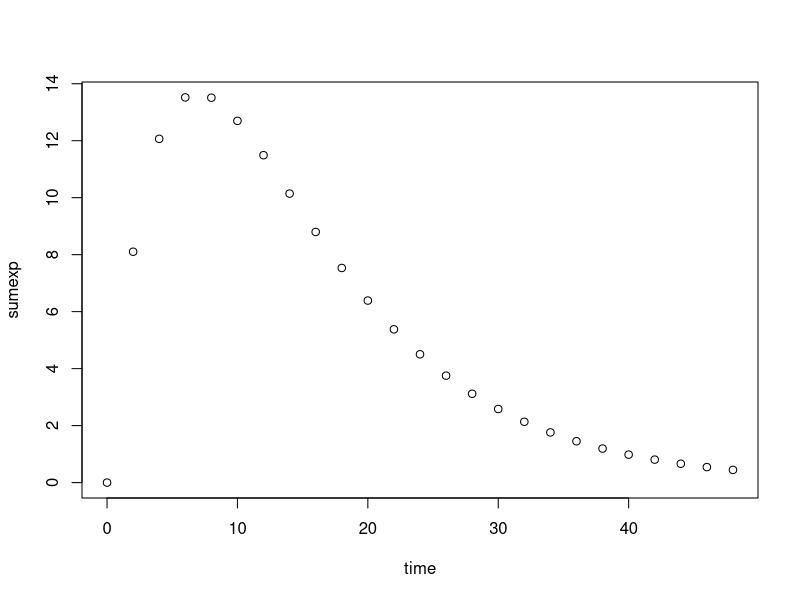
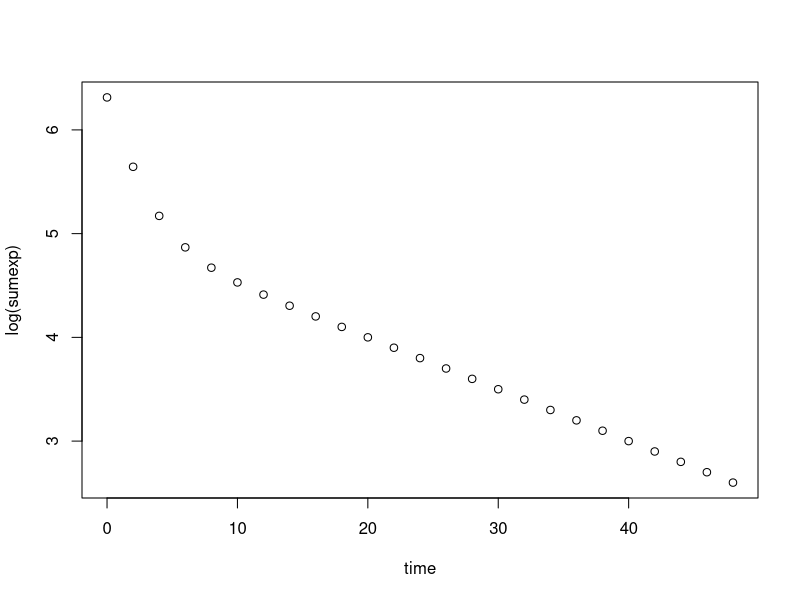
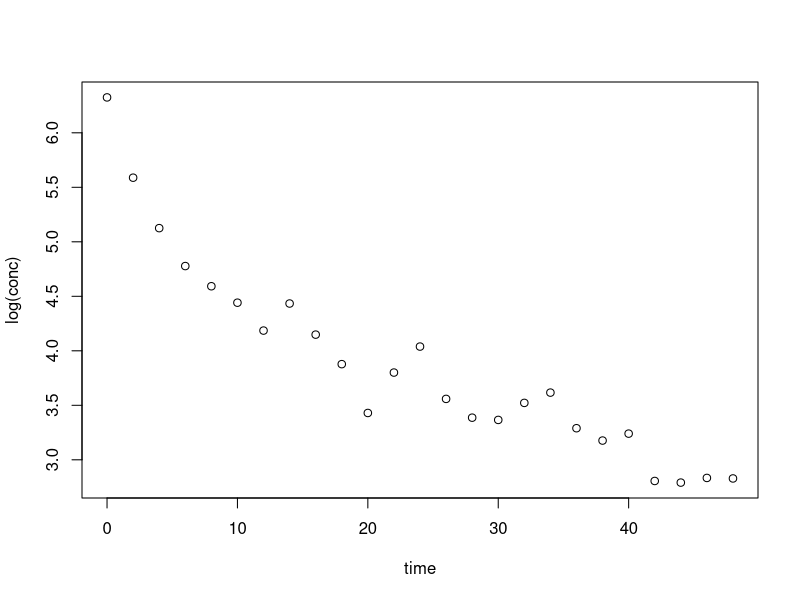
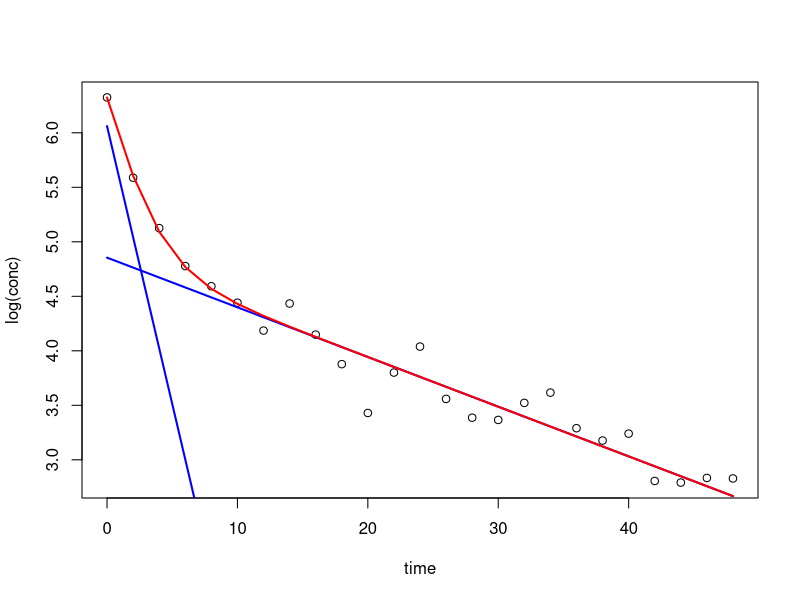
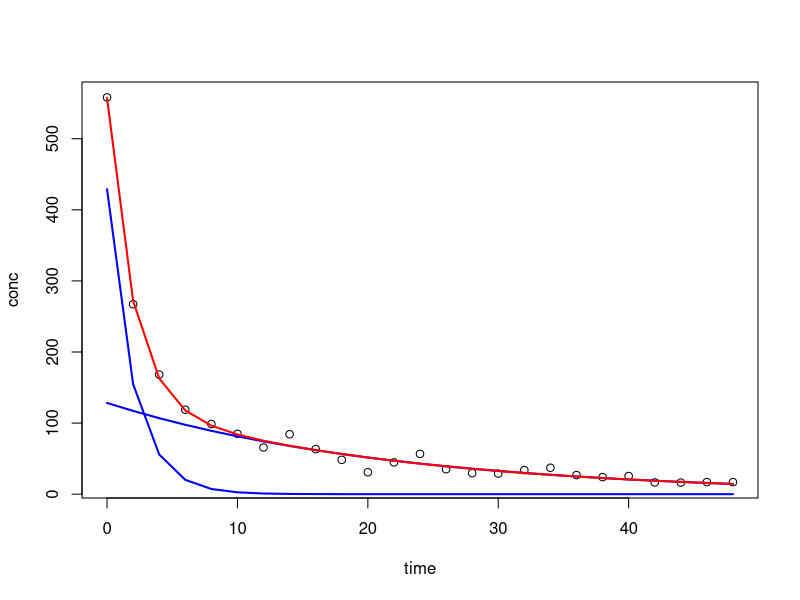
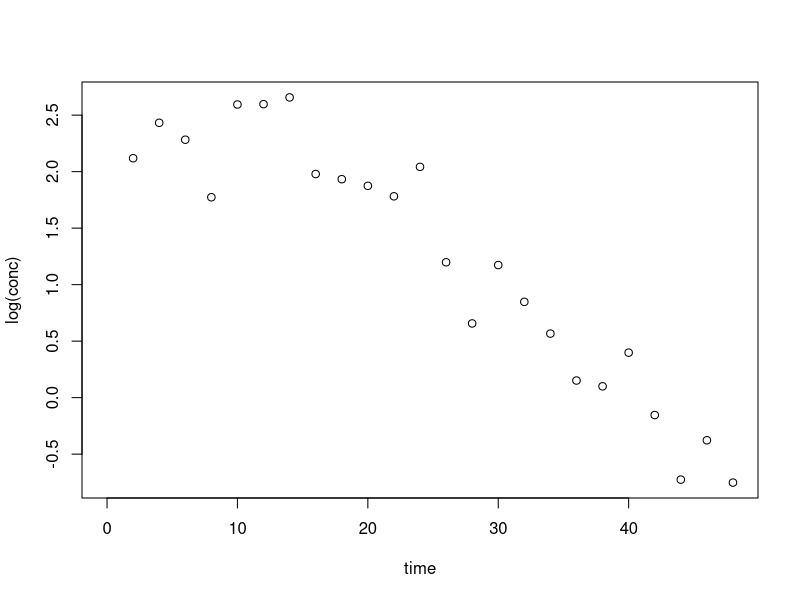
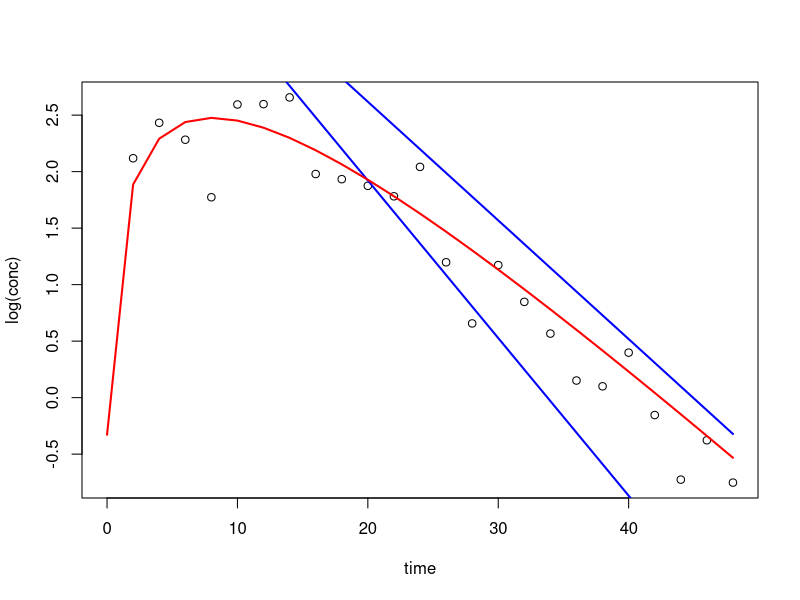
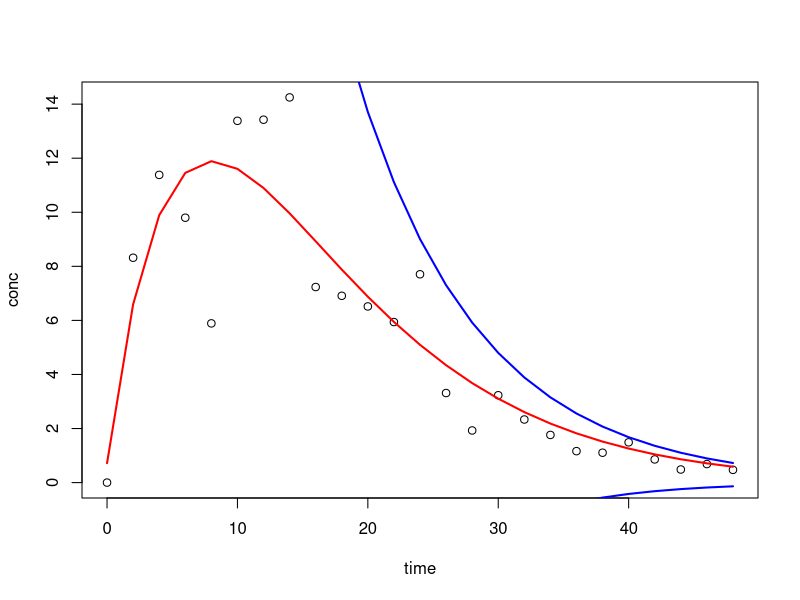

Reproduce these figures in R, in order.
# Working out how to fit to PK data using sum of exponentials
# -----------------------------------------------------------------------------
# Email from Richard
# included excel spreadsheet using formulas to fit coefficients of linear
# equations

# Absorption Curve
  time.samp <- seq(0, 48, by = 2)
  absdata <- data.frame(
    time = time.samp,
    line1 = -0.2*time.samp + 4,
    line2 = -0.1*time.samp + 4
  )
  absdata$sumexp <- exp(absdata$line2) - exp(absdata$line1)
  with(absdata, plot(time, sumexp))

# 2 Compartment Curve
  twodata <- data.frame(
    time = time.samp,
    line1 = -0.5*time.samp + 6,
    line2 = -0.05*time.samp + 5
  )
  twodata$sumexp <- exp(twodata$line1) + exp(twodata$line2)
  with(twodata, plot(time, log(sumexp)))
# -----------------------------------------------------------------------------
# Setup OFV functions
# Flexible least squares function
  ls.sumexp <- function(par, x, y, abs = F) {
    n <- length(par)/2
    for (i in 1:n) {
      if (!exists("yhat")) yhat <- exp(par[i]*x + par[n+i])
      else if (i != n | abs == F) yhat <- yhat + exp(par[i]*x + par[n+i])
      else if (abs == T) yhat <- yhat - exp(par[i]*x + par[n+i])
    }
    err <- y - yhat
    return(sum(err^2))
  }

  # Flexible maximum likelihood estimmation
  mle.sumexp <- function(par, x, y, abs = F) {
    n <- length(par)/2
    for (i in 1:n) {
      if (!exists("yhat")) yhat <- exp(par[i]*x + par[n+i])
      else if (i != n | abs == F) yhat <- yhat + exp(par[i]*x + par[n+i])
      else if (abs == T) yhat <- yhat - exp(par[i]*x + par[n+i])
    }
    err <- y - yhat
    sigma <- sd(err)
    loglik <- dnorm(y, yhat, sigma, log = T)
    return(-1*sum(loglik))
  }

# -----------------------------------------------------------------------------
# Will require fitting to real data, parameters are slope and intercept
  err <- 1 + rnorm(n = length(time.samp), mean = 0, sd = 0.3)
  data1 <- data.frame(
    time = time.samp,
    conc = twodata$sumexp * err
  )
  with(data1, plot(time, log(conc)))

  # will need to somehow guess initial parameters, but first get optim working
  init.par <- c(-0.5, -0.05, 6, 5)

  ls.result <- optim(
    init.par,  # Initial parameter estimates
    ls.sumexp,  # Fitting function
    method = "BFGS",
    x = data1$time, y = data1$conc # Function arguments
  )
  mle.result <- optim(
    init.par,  # Initial parameter estimates
    mle.sumexp,  # Fitting function
    method = "BFGS",
    x = data1$time, y = data1$conc # Function arguments
  )

  result <- mle.result
  data1$line1 <- data1$time*result$par[1] + result$par[3]
  data1$line2 <- data1$time*result$par[2] + result$par[4]
  data1$pred <- with(data1, exp(line1) + exp(line2))
  with(data1, plot(time, log(conc)))
  with(data1, lines(time, line1, lwd = 2, col = "blue"))
  with(data1, lines(time, line2, lwd = 2, col = "blue"))
  with(data1, lines(time, log(pred), lwd = 2, col = "red"))

  with(data1, plot(time, conc))
  with(data1, lines(time, exp(line1), lwd = 2, col = "blue"))
  with(data1, lines(time, exp(line2), lwd = 2, col = "blue"))
  with(data1, lines(time, pred, lwd = 2, col = "red"))

# -----------------------------------------------------------------------------
# Will require fitting to real data, parameters are slope and intercept
  err <- 1 + rnorm(n = length(time.samp), mean = 0, sd = 0.3)
  data2 <- data.frame(
    time = time.samp,
    conc = absdata$sumexp*err
  )
  with(data2, plot(time, log(conc)))

  init.par <- c(-0.1, -0.2, 4, 4)

  ls.result <- optim(
    init.par,  # Initial parameter estimates
    ls.sumexp,  # Fitting function
    method = "BFGS",
    x = data2$time, y = data2$conc, abs = T
  )
  mle.result <- optim(
    init.par,  # Initial parameter estimates
    mle.sumexp,  # Fitting function
    method = "BFGS",
    x = data2$time, y = data2$conc, abs = T
  )

  result <- mle.result
  data2$line1 <- data2$time*result$par[1] + result$par[3]
  data2$line2 <- data2$time*result$par[2] + result$par[4]
  data2$pred <- with(data2, exp(line1) + -1*exp(line2))
  with(data2, plot(time, log(conc)))
  with(data2, lines(time, line1, lwd = 2, col = "blue"))
  with(data2, lines(time, line2, lwd = 2, col = "blue"))
  with(data2, lines(time, log(pred), lwd = 2, col = "red"))

  with(data2, plot(time, conc))
  with(data2, lines(time, exp(line1), lwd = 2, col = "blue"))
  with(data2, lines(time, -exp(line2), lwd = 2, col = "blue"))
  with(data2, lines(time, pred, lwd = 2, col = "red"))
